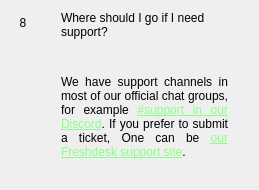
                  <widget class="QWidget" name="widgetFaq8" native="true">
                   <layout class="QHBoxLayout" name="horizontalpage_8" stretch="0,1">
                    <item alignment="Qt::AlignTop">
                     <widget class="QLabel" name="labelNumber8">
                      <property name="minimumSize">
                       <size>
                        <width>24</width>
                        <height>24</height>
                       </size>
                      </property>
                      <property name="maximumSize">
                       <size>
                        <width>16777215</width>
                        <height>24</height>
                       </size>
                      </property>
                      <property name="text">
                       <string>8</string>
                      </property>
                      <property name="alignment">
                       <set>Qt::AlignCenter</set>
                      </property>
                     </widget>
                    </item>
                    <item>
                     <layout class="QVBoxLayout" name="verticalLayoutpage_8">
                      <property name="leftMargin">
                       <number>20</number>
                      </property>
                      <property name="rightMargin">
                       <number>20</number>
                      </property>
                      <item>
                       <widget class="QLabel" name="labelSubtitle8">
                        <property name="text">
                         <string>Where should I go if I need support?</string>
                        </property>
                        <property name="wordWrap">
                         <bool>true</bool>
                        </property>
                       </widget>
                      </item>
                      <item>
                       <spacer name="verticalSpacer_80">
                        <property name="orientation">
                         <enum>Qt::Vertical</enum>
                        </property>
                        <property name="sizeType">
                         <enum>QSizePolicy::Fixed</enum>
                        </property>
                        <property name="sizeHint" stdset="0">
                         <size>
                          <width>20</width>
                          <height>30</height>
                         </size>
                        </property>
                       </spacer>
                      </item>
                      <item>
                       <widget class="QLabel" name="labelContent8">
                        <property name="text">
                         <string>
                           &lt;html&gt;&lt;head/&gt;&lt;body&gt;&lt;p align=&quot;justify&quot;&gt;
                           We have support channels in most of our official chat groups, for example
                           &lt;a style='color: #8cff88' href='https://discord.BITCHAIN.org'&gt;
                           #support in our Discord&lt;/a&gt;.
                           If you prefer to submit a ticket, One can be
                           &lt;a style='color: #8cff88' href='https://BITCHAIN.freshdesk.com'&gt;
                           our Freshdesk support site&lt;/a&gt;.
                           &lt;/p&gt;&lt;/body&gt;&lt;/html&gt;
                         </string>
                        </property>
                        <property name="alignment">
                         <set>Qt::AlignLeading|Qt::AlignLeft|Qt::AlignTop</set>
                        </property>
                        <property name="wordWrap">
                         <bool>true</bool>
                        </property>
                       </widget>
                      </item>
                      <item>
                       <spacer name="verticalSpacer_81">
                        <property name="orientation">
                         <enum>Qt::Vertical</enum>
                        </property>
                        <property name="sizeHint" stdset="0">
                         <size>
                          <width>20</width>
                          <height>20</height>
                         </size>
                        </property>
                       </spacer>
                      </item>
                     </layout>
                    </item>
                   </layout>
                  </widget>
